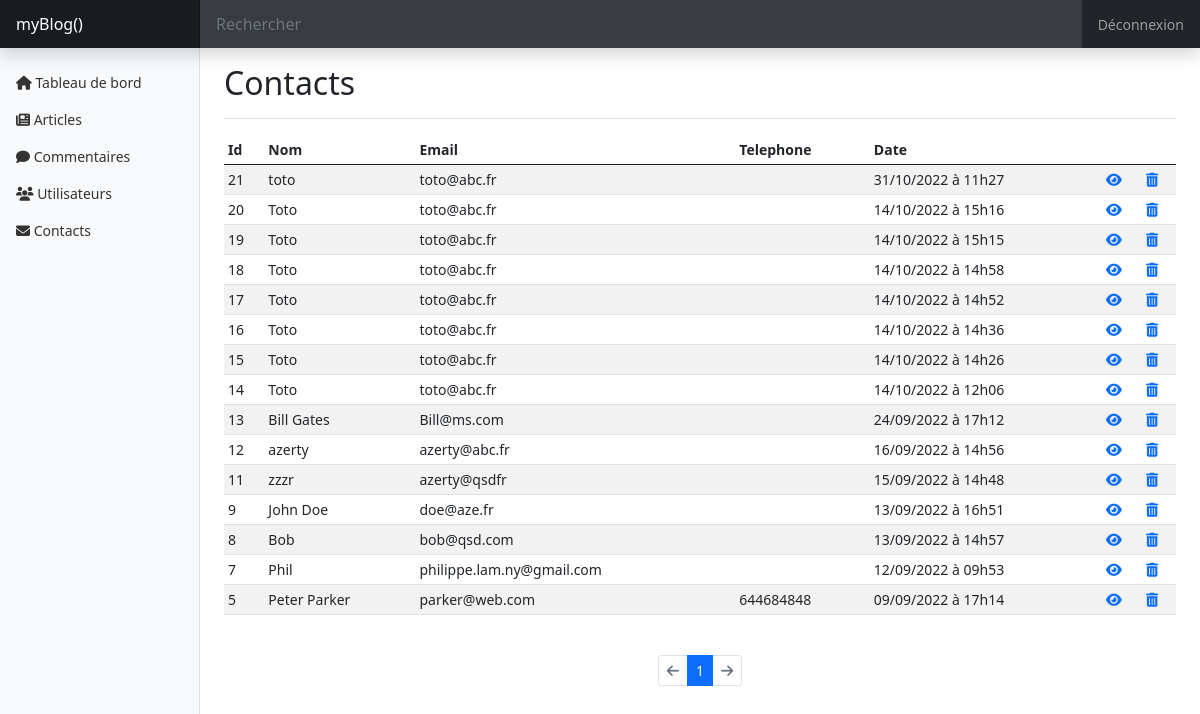
/index.php?action=contacts (signed in), run on the app's committed database.
### tables this page shows
CREATE TABLE `contacts` (
  `id` int(11) NOT NULL,
  `fullname` varchar(255) NOT NULL,
  `email` varchar(255) NOT NULL,
  `phone` varchar(255) DEFAULT NULL,
  `message_content` text NOT NULL,
  `contact_date` datetime NOT NULL
);

### src/controllers/admin/ViewAllContactsController.php (called while the page is built, shortened)
<?php
class ViewAllContactsController
{
    public function execute()
    {
        $globals = new Globals();
        $get = $globals->getGET();
        $contactRepository = new ContactRepository();
        $contactRepository->connection = new DatabaseConnection();
        $contacts  = $contactRepository->getContacts();
        if (isset($get['page']) && !empty($get['page'])) {
            $currentPage = (int) strip_tags($get['page']);
        } else {
            $currentPage = 1;
        }
        $contactsNb = count($contacts);
        $perPage = 15;
        $pages = ceil($contactsNb / $perPage);
        $offset = ($currentPage * $perPage) - $perPage;
        $contacts = array_slice($contacts, $offset, $perPage);
        require 'templates/admin/contact.php';
    }
}

### src/lib/DatabaseConnection.php (called while the page is built, shortened)
<?php
class DatabaseConnection
{
    public ?\PDO $database = null;
    public function getConnection(): \PDO
    {
        if ($this->database === null) {
            $this->database = new \PDO('mysql:host=localhost;dbname=P5_myBlog;charset=utf8', 'root', '');
        }
        return $this->database;
    }
}

### src/repository/ContactRepository.php (called while the page is built, shortened)
<?php
class ContactRepository
{
    public DatabaseConnection $connection;
    public function getContacts(): array
    {
        $statement = $this->connection->getConnection()->query(
            "SELECT id, fullname, email, phone, message_content, DATE_FORMAT(contact_date, '%d/%m/%Y à %Hh%i') AS french_creation_date FROM contacts ORDER BY contact_date DESC"
        );
        $contacts = [];
        while ($row = $statement->fetch()) {
            $contact = new Contact(
                $row['id'],
                $row['fullname'],
                $row['email'],
                $row['phone'],
                $row['message_content'],
                $row['french_creation_date']
            );
            $contacts[] = $contact;
        }
        return $contacts;
    }
}

### src/model/contact.php (called while the page is built, shortened)
<?php
class Contact
{
    public function __construct(
        string $id,
        string $fullname,
        string $email,
        string $phone,
        string $messageContent,
        string $frenchCreationDate
    ) {
        $this->id = $id;
        $this->fullname = $fullname;
        $this->email = $email;
        $this->phone = $phone;
        $this->frenchCreationDate = $frenchCreationDate;
    }
}

### templates/admin/contact.php (the view, shortened to what this page needs)
<main class="col-md-9 ms-sm-auto col-lg-10 px-md-4">
    <div class="pt-3 pb-2 mb-3 border-bottom">
        <h1 class="h2">Contacts</h1>
    </div>
    <div class="table-responsive">
        <table class="table table-striped table-sm">
            <thead>
                <tr>
                    <th scope="col">Id</th>
                    <th scope="col">Nom</th>
                    <th scope="col">Email</th>
                    <th scope="col">Telephone</th>
                    <th scope="col">Date</th>
                    <th scope="col"></th>
                    <th scope="col"></th>
                </tr>
            </thead>
            <tbody>
                <?php foreach ($contacts as $contact) { ?>
                    <tr>
                        <td><?= $contact->id ?></td>
                        <td><?= $contact->fullname ?></td>
                        <td><?= $contact->email ?></td>
                        <td><?= $contact->phone ?></td>
                        <td><?= $contact->frenchCreationDate ?></td>
                        <td><a href="index.php?action=viewContact&id=<?= urlencode($contact->id) ?>" class="text-decoration-none fa-solid fa-eye"></a></td>
                        <td><a href="" data-bs-toggle="modal" data-bs-target="#deleteContact-<?= urlencode($contact->id) ?>" class="text-decoration-none fa-solid fa-trash-can"></a></td>
                    </tr>
                <?php } ?>
            </tbody>
        </table>
    </div>
    <nav aria-label="Pagination">
        <ul class="pagination justify-content-center my-4 pagination-sm">
            <li class="page-item <?= ($currentPage == 1) ? "disabled" : "" ?>">
                <a class="page-link" href="index.php?action=contacts&page=<?= urlencode($currentPage) - 1 ?>" aria-label="Previous">
                    <span class="fa-solid fa-arrow-left" aria-hidden="true"></span>
                </a>
            </li>
            <?php for ($page = 1; $page <= $pages; $page++) : ?>
                <li class="page-item <?= ($currentPage == $page) ? "active" : "" ?>" aria-current="page">
                    <a class="page-link" href="index.php?action=contacts&page=<?= urlencode($page) ?>"><?= $page ?></a>
                </li>
            <?php endfor ?>
            <li class="page-item <?= ($currentPage == $pages) ? "disabled" : "" ?>">
                <a class="page-link" href="index.php?action=contacts&page=<?= urlencode($currentPage) + 1 ?>" aria-label="Next">
                    <span class="fa-solid fa-arrow-right" aria-hidden="true"></span>
                </a>
            </li>
        </ul>
    </nav>
</main>
<?php
require 'templates/admin/layout.php'
?>

### css/dashboard.css (style rules this page uses)
body { font-size: .875rem; }
th { cursor: pointer; }

### data on the page
contacts: id "21", fullname "toto", email "toto@abc.fr", frenchCreationDate "31/10/2022 à 11h27"
contacts: id "20", fullname "Toto", email "toto@abc.fr", frenchCreationDate "14/10/2022 à 15h16"
contacts: id "19", fullname "Toto", email "toto@abc.fr", frenchCreationDate "14/10/2022 à 15h15"
contacts: id "18", fullname "Toto", email "toto@abc.fr", frenchCreationDate "14/10/2022 à 14h58"
contacts: id "17", fullname "Toto", email "toto@abc.fr", frenchCreationDate "14/10/2022 à 14h52"
contacts: id "16", fullname "Toto", email "toto@abc.fr", frenchCreationDate "14/10/2022 à 14h36"
contacts: id "15", fullname "Toto", email "toto@abc.fr", frenchCreationDate "14/10/2022 à 14h26"
contacts: id "14", fullname "Toto", email "toto@abc.fr", frenchCreationDate "14/10/2022 à 12h06"
contacts: id "13", fullname "Bill Gates", email "Bill@ms.com", frenchCreationDate "24/09/2022 à 17h12"
contacts: id "12", fullname "azerty", email "azerty@abc.fr", frenchCreationDate "16/09/2022 à 14h56"
contacts: id "11", fullname "zzzr", email "azerty@qsdfr", frenchCreationDate "15/09/2022 à 14h48"
contacts: id "9", fullname "John Doe", email "doe@aze.fr", frenchCreationDate "13/09/2022 à 16h51"
contacts: id "8", fullname "Bob", email "bob@qsd.com", frenchCreationDate "13/09/2022 à 14h57"
contacts: id "7", fullname "Phil", email "philippe.lam.ny@gmail.com", frenchCreationDate "12/09/2022 à 09h53"
contacts: id "5", fullname "Peter Parker", email "parker@web.com", phone "644684848", frenchCreationDate "09/09/2022 à 17h14"
